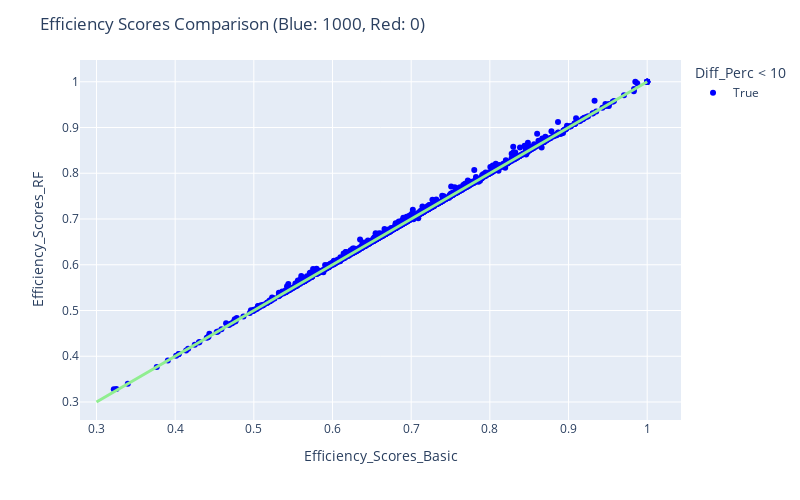

Notebook code for this chart:
### Code cell
fig = px.scatter(res_rf, x="Efficiency_Scores_Basic", y="Efficiency_Scores_RF", color = "Diff_Perc < 10", color_discrete_map= {True:"blue", False: "red"},
                 hover_data=["Efficiency_Scores_Basic", "Efficiency_Scores_RF", "Diff_Perc"] + [res_rf.index])


fig.add_traces(
    list(px.line(x = np.linspace(0.3, 1, num=2), y = np.linspace(0.3, 1, num=2)).select_traces())
)

fig.update_traces(line_color='lightgreen', line_width=3)

fig.update_layout(
    autosize=False,
    width=800,
    height=500,
    title_text=f"Efficiency Scores Comparison (Blue: {blue}, Red: {red})",
)

fig.show()

### Figure 1 — Plotly figure (JSON) as saved in the notebook; plotly's stock layout.template omitted (floating-point values rounded to 4 significant figures; data arrays with more than 128 entries replaced by an {"elided": "..."} marker saying what was removed)
{"data": [{"customdata": {"elided": "1000x2 mixed values"}, "hovertemplate": "Diff_Perc < 10=True<br>Efficiency_Scores_Basic=%{x}<br>Efficiency_Scores_RF=%{y}<br>Diff_Perc=%{customdata[0]}<br>index=%{customdata[1]}<extra></extra>", "legendgroup": "True", "line": {"color": "lightgreen", "width": 3}, "marker": {"color": "blue", "symbol": "circle"}, "mode": "markers", "name": "True", "orientation": "v", "showlegend": true, "type": "scatter", "x": {"elided": "1000 float values"}, "xaxis": "x", "y": {"elided": "1000 float values"}, "yaxis": "y"}, {"hovertemplate": "x=%{x}<br>y=%{y}<extra></extra>", "legendgroup": "", "line": {"color": "lightgreen", "dash": "solid", "width": 3}, "marker": {"symbol": "circle"}, "mode": "lines", "name": "", "orientation": "v", "showlegend": false, "type": "scatter", "x": [0.3, 1], "xaxis": "x", "y": [0.3, 1], "yaxis": "y"}], "layout": {"autosize": false, "height": 500, "legend": {"title": {"text": "Diff_Perc < 10"}, "tracegroupgap": 0}, "margin": {"t": 60}, "title": {"text": "Efficiency Scores Comparison (Blue: 1000, Red: 0)"}, "width": 800, "xaxis": {"anchor": "y", "autorange": true, "domain": [0, 1], "range": [0.2789, 1.043], "title": {"text": "Efficiency_Scores_Basic"}, "type": "linear"}, "yaxis": {"anchor": "x", "autorange": true, "domain": [0, 1], "range": [0.2607, 1.048], "title": {"text": "Efficiency_Scores_RF"}, "type": "linear"}}}
